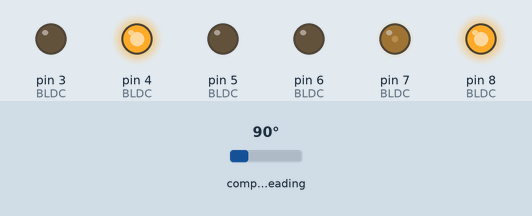
A program run on a simulated Arduino Mega 2560, built with avr-gcc and run on an emulated ATmega2560. Shown: output pins drawn as LEDs (lit = HIGH). Wiring (inferred from the names in the program): AS5600 angle sensor at I2C address 0x36. The inputs (shaded band) are chosen by the test bench; at power-on: compass heading 90°.

Above: at 5.3 s.
5.4 s: compass heading set to 7°
At 6.1 s:
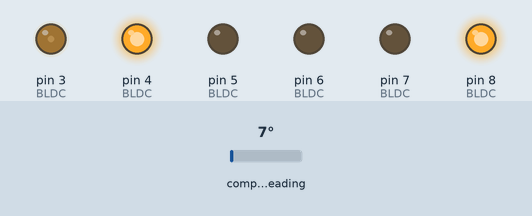
6.9 s: compass heading set to 180°
At 7.3 s:
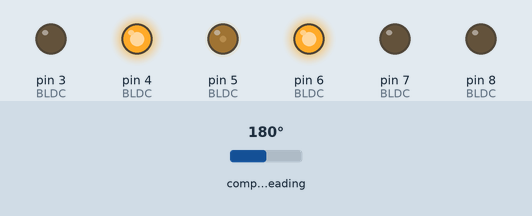
8.4 s: compass heading set to 352°
At 9.6 s:
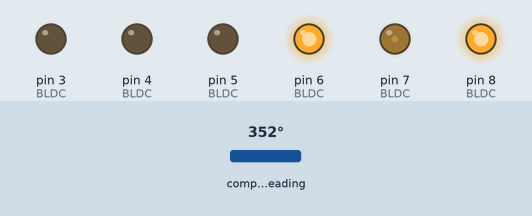
9.9 s: compass heading set to 4°
At 10.7 s:
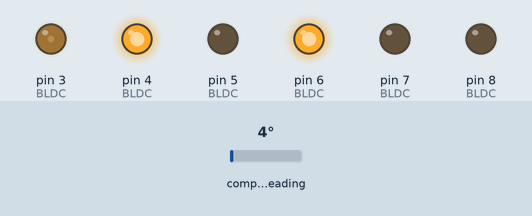
11.4 s: compass heading set to 90°
At 11.8 s:
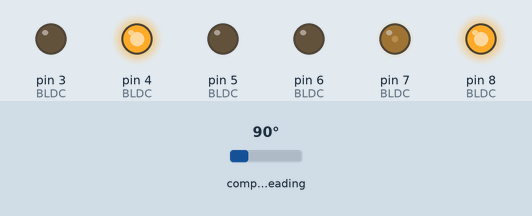
12.9 s: compass heading set to 269°
At 14.2 s:
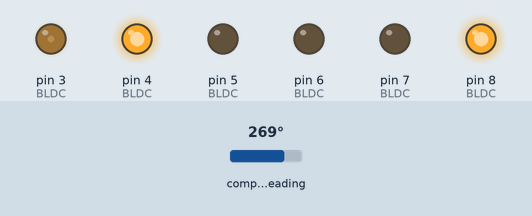
Timing chart, 0 to 15.4 s (numbered marks = the images above; inputs shaded):
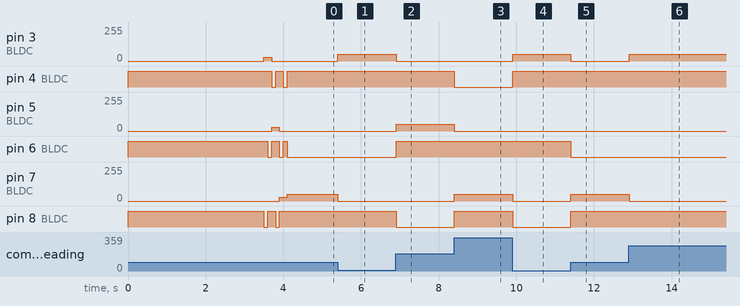

Measured:
- after the input at 5.4 s, pin 3 (BLDC): 0/255 → 50/255 at once; pin 7 (BLDC): 50/255 → 0/255 at once
- after the input at 6.9 s, pin 3 (BLDC): 50/255 → 0/255 at once; pin 5 (BLDC): 0/255 → 50/255 at once; pin 6 (BLDC): LOW → HIGH at once; pin 8 (BLDC): HIGH → LOW at once
- after the input at 8.4 s, pin 4 (BLDC): HIGH → LOW at once; pin 5 (BLDC): 50/255 → 0/255 at once; pin 7 (BLDC): 0/255 → 50/255 at once; pin 8 (BLDC): LOW → HIGH at once
- after the input at 9.9 s, pin 3 (BLDC): 0/255 → 50/255 at once; pin 4 (BLDC): LOW → HIGH at once; pin 7 (BLDC): 50/255 → 0/255 at once; pin 8 (BLDC): HIGH → LOW at once
- after the input at 11.4 s, pin 3 (BLDC): 50/255 → 0/255 at once; pin 6 (BLDC): HIGH → LOW at once; pin 7 (BLDC): 0/255 → 50/255 at once; pin 8 (BLDC): LOW → HIGH at once
- after the input at 12.9 s, pin 3 (BLDC): 0/255 → 50/255 at once; pin 7 (BLDC): 50/255 → 0/255 at once
- by itself, pin 4 (BLDC): alternates HIGH for 0.20 s and LOW for 0.10 s, 4 changes in all, then stays HIGH

The program:

main.cpp
```cpp
#include <Arduino.h>
#include <stdint.h>
#include <Wire.h>

#define AS5600_DEV_ADDRESS   0x36
#define AS5600_REG_RAW_ANGLE 0x0C
#define I2C_Clock 8000000

const int BLDC[3][2] = {{3,4},{5,6},{7,8}};
const uint16_t offset = 419;

uint8_t power = 50;
uint8_t turn = 0; //0 正転 / 1 逆転

void stop_motor();
uint16_t adjust_angle(uint16_t _Angle);
uint8_t judge_step(uint16_t _Angle,uint8_t _turn);
void initialization();
uint16_t EncoderRead();
//uint16_t ElectricAngle(uint16_t RawAngle);
uint16_t calibration();
void motor_control(uint8_t _step,uint8_t _power);

void setup() {
  // put your setup code here, to run once:
  initialization();
  //offset = calibration();
  delay(500);
  for (uint8_t i = 6;i > 0;i--) {
    motor_control(i % 6,30);
    delay(100);
  }
}

void loop() {
  uint16_t Angle = EncoderRead();
  Angle = adjust_angle(Angle);
  uint8_t step = judge_step(Angle,turn);
  motor_control(step,power);
}

void stop_motor() {
  analogWrite(BLDC[0][0],0);
  analogWrite(BLDC[1][0],0);
  analogWrite(BLDC[2][0],0);

  digitalWrite(BLDC[0][1],HIGH);
  digitalWrite(BLDC[1][1],HIGH);
  digitalWrite(BLDC[2][1],HIGH);
}

uint16_t adjust_angle(uint16_t _Angle) {
  _Angle -= offset;
  _Angle += 4096 * 2;
  _Angle %= 4096;
  _Angle %= 585;
  return _Angle;
}

uint8_t judge_step(uint16_t _Angle,uint8_t _turn) {
  uint8_t _step;
  if (_turn == 0) {
    if (_Angle <= 48 || _Angle >= 535) {
      _step = 2;
    }
    else if (_Angle >= 439 && _Angle <= 536) {
      _step = 3;
    }
    else if (_Angle >= 342 && _Angle <= 438) {
      _step = 4;
    }
    else if (_Angle >= 244 && _Angle <= 341) {
      _step = 5;
    }
    else if (_Angle >= 147 && _Angle <= 243) {
      _step = 0;
    }
    else if (_Angle >= 49 && _Angle <= 146) {
      _step = 1;
    }
  }
  else {
    if (_Angle <= 48 || _Angle >= 535) {
      _step = 4;
    }
    else if (_Angle >= 439 && _Angle <= 536) {
      _step = 5;
    }
    else if (_Angle >= 342 && _Angle <= 438) {
      _step = 0;
    }
    else if (_Angle >= 244 && _Angle <= 341) {
      _step = 1;
    }
    else if (_Angle >= 147 && _Angle <= 243) {
      _step = 2;
    }
    else if (_Angle >= 49 && _Angle <= 146) {
      _step = 3;
    }
  }
  return _step;
}

void initialization() {
  //pwm
  TCCR2B = (TCCR2B & 0b11111000) | 0x01;  // 31.37255 [kHz]
  TCCR3B = (TCCR3B & 0b11111000) | 0x01;  // 31.37255 [kHz]
  TCCR4B = (TCCR4B & 0b11111000) | 0x01;  // 31.37255 [kHz]

  //I2C
  Wire.begin();
  Wire.setClock(I2C_Clock);

  //タイマー割込み
  //絶対消さない!!!!!
  /*TCCR1A  = 0;
  TCCR1B  = 0;
  TCCR1B |= (1 << WGM12) | (1 << CS12) | (1 << CS10);  //CTCmode //prescaler to 256
  OCR1A   = 20000-1;
  TIMSK1 |= (1 << OCIE1A);*/

  //Serial
  Serial.begin(115200);

  //BLDC pin
  for (uint8_t i = 0;i < 3;i++) {
    for (uint8_t j = 0;j < 2;j++) {
      pinMode(BLDC[i][j],OUTPUT);
    }
  }
  for (uint8_t i = 0;i < 3;i++) {
    analogWrite(BLDC[i][0],0);
    digitalWrite(BLDC[i][1],HIGH);
  }
  stop_motor();
  delay(3000);
}

uint16_t EncoderRead() {
  Wire.beginTransmission(AS5600_DEV_ADDRESS);
  Wire.write(AS5600_REG_RAW_ANGLE);
  Wire.endTransmission(false);
  Wire.requestFrom(AS5600_DEV_ADDRESS,2);
  uint16_t RawAngle = 0;
  RawAngle = ((uint16_t)Wire.read() << 8) & 0x0F00;
  RawAngle |= (uint16_t)Wire.read();
  if (RawAngle > 4096) {
    RawAngle = EncoderRead();
  }
  return RawAngle;
}

/*uint16_t ElectricAngle(uint16_t RawAngle) { //0 ~ 4095
  uint16_t elecAngle = RawAngle % 585;
  elecAngle = map(elecAngle,0,584,0,359);
  return elecAngle;
}*/

uint16_t calibration(void) {
  int offsetRaw[] = {0, 0, 0, 0, 0, 0, 0, 0, 0, 0};
  /*for (uint8_t i = 6;i > 0;i--) {
    motor_control(i % 6,30);
    delay(100);
  }*/
  motor_control(1, 30);
  delay(50);
  motor_control(0, 30);
  delay(150);
  offsetRaw[0] = EncoderRead();
  motor_control(5, 30);
  delay(50);
  motor_control(0, 30);
  delay(150);
  offsetRaw[1] = EncoderRead();
  motor_control(1, 30);
  delay(50);
  motor_control(0, 30);
  delay(150);
  offsetRaw[2] = EncoderRead();
  motor_control(5, 30);
  delay(50);
  motor_control(0, 30);
  delay(150);
  offsetRaw[3] = EncoderRead();
  stop_motor();
  Serial.print(offsetRaw[0]);
  Serial.print(", ");
  Serial.print(offsetRaw[1]);
  Serial.print(", ");
  Serial.print(offsetRaw[2]);
  Serial.print(", ");
  Serial.print(offsetRaw[3]);
  Serial.println("");
  return (offsetRaw[0] + offsetRaw[1] + offsetRaw[2] + offsetRaw[3]) / 4;
}

void motor_control(uint8_t _step, uint8_t _power) {
  switch (_step) {
    case 0:  // U→V
      analogWrite(BLDC[0][0], _power);  // U_IN
      analogWrite(BLDC[1][0], 0);       // V_IN
      analogWrite(BLDC[2][0], 0);       // W_IN

      digitalWrite(BLDC[0][1], HIGH);  // V_SD
      digitalWrite(BLDC[1][1], HIGH);   // V_IN
      digitalWrite(BLDC[2][1], LOW);  // W_IN
      break;

    case 1:  // W→V
      analogWrite(BLDC[0][0], 0);
      analogWrite(BLDC[1][0], 0);
      analogWrite(BLDC[2][0], _power);

      digitalWrite(BLDC[0][1], LOW);
      digitalWrite(BLDC[1][1], HIGH);
      digitalWrite(BLDC[2][1], HIGH);
      break;

    case 2:  // W→U
      analogWrite(BLDC[0][0], 0);
      analogWrite(BLDC[1][0], 0);
      analogWrite(BLDC[2][0], _power);

      digitalWrite(BLDC[0][1], HIGH);
      digitalWrite(BLDC[1][1], LOW);
      digitalWrite(BLDC[2][1], HIGH);
      break;

    case 3:  // V→U
      analogWrite(BLDC[0][0], 0);
      analogWrite(BLDC[1][0], _power);
      analogWrite(BLDC[2][0], 0);

      digitalWrite(BLDC[0][1], HIGH);
      digitalWrite(BLDC[1][1], HIGH);
      digitalWrite(BLDC[2][1], LOW);
      break;

    case 4:  // V→W
      analogWrite(BLDC[0][0], 0);
      analogWrite(BLDC[1][0], _power);
      analogWrite(BLDC[2][0], 0);

      digitalWrite(BLDC[0][1], LOW);
      digitalWrite(BLDC[1][1], HIGH);
      digitalWrite(BLDC[2][1], HIGH);
      break;

    case 5:  // U→W
      analogWrite(BLDC[0][0], _power);
      analogWrite(BLDC[1][0], 0);
      analogWrite(BLDC[2][0], 0);

      digitalWrite(BLDC[0][1], HIGH);
      digitalWrite(BLDC[1][1], LOW);
      digitalWrite(BLDC[2][1], HIGH);
      break;
  }
}

ISR (TIMER1_COMPA_vect) {

}
```
